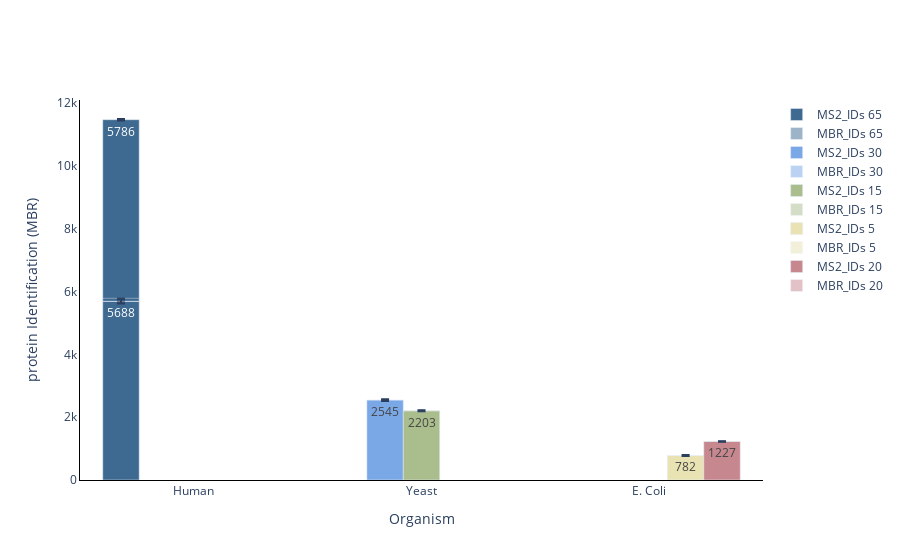

The code cell stored with this chart in its notebook:
### Code cell
display(data_obj["protein_abundance"])
print(saved_settings)
#ID plot(protein and peptides)
plot_options={
            "mean label": "True",
            "error bar": "ci95", #None, stdev, or ci95
            "X Title": "Conditions",
            "Y Title": "protein Identification (MBR)",
            "color": ["#3E6990", "#7aa8e6","#AABD8C", "#E9E3B4", "#C6878F", "#fac8d3","#F39B6D",  "pink",
                  "orange", "brown", "pink", "gray", "olive", "cyan", "black","red",
                  "yellow","green","blue","indigo","violet"],
            "width": 700,
            "height": 450,
            "font": dict(size=16, family="Arial black"),
            "ID mode": "grouped_stacked",#grouped, total, MS2, grouped_stacked, stacked
            "Group By X": "Organism", #ID_Mode does MS2 vs MBR
            "Group By Color": "Amount",#ID_Mode does MS2 vs MBR
            "Group By Stack": "ID_Mode",#ID_Mode does MS2 vs MBR
        }
plot_options["plot_type"] = "1" # 1 is protein, 2 is peptide
figure ,_ ,_ =ID_plots(data_obj, plot_options, saved_settings)
figure.show()

### Figure 1 — Plotly figure (JSON) as saved in the notebook; plotly's stock layout.template omitted (floating-point values rounded to 4 significant figures)
{"data": [{"error_y": {"array": [63.88, 22.11], "type": "data", "visible": true}, "marker": {"color": "#3E6990"}, "name": "MS2_IDs 65", "offsetgroup": "0", "text": ["5688", "5786"], "type": "bar", "x": ["Human", "Human"], "y": [5688.0, 5786.0]}, {"base": [5688.0, 5786.0], "error_y": {"array": [0, 0], "type": "data", "visible": true}, "marker": {"color": "#3E6990"}, "name": "MBR_IDs 65", "offsetgroup": "0", "opacity": 0.5, "text": ["5688", "5786"], "type": "bar", "x": ["Human", "Human"], "y": [0, 0]}, {"error_y": {"array": [26.68], "type": "data", "visible": true}, "marker": {"color": "#7aa8e6"}, "name": "MS2_IDs 30", "offsetgroup": "1", "text": ["2545"], "type": "bar", "x": ["Yeast"], "y": [2545.0]}, {"base": [2545.0], "error_y": {"array": [0], "type": "data", "visible": true}, "marker": {"color": "#7aa8e6"}, "name": "MBR_IDs 30", "offsetgroup": "1", "opacity": 0.5, "text": ["2545"], "type": "bar", "x": ["Yeast"], "y": [0]}, {"error_y": {"array": [17.17], "type": "data", "visible": true}, "marker": {"color": "#AABD8C"}, "name": "MS2_IDs 15", "offsetgroup": "2", "text": ["2203"], "type": "bar", "x": ["Yeast"], "y": [2203.0]}, {"base": [2203.0], "error_y": {"array": [0], "type": "data", "visible": true}, "marker": {"color": "#AABD8C"}, "name": "MBR_IDs 15", "offsetgroup": "2", "opacity": 0.5, "text": ["2203"], "type": "bar", "x": ["Yeast"], "y": [0]}, {"error_y": {"array": [16.1], "type": "data", "visible": true}, "marker": {"color": "#E9E3B4"}, "name": "MS2_IDs 5", "offsetgroup": "3", "text": ["782"], "type": "bar", "x": ["E. Coli"], "y": [782.2]}, {"base": [782.2], "error_y": {"array": [0], "type": "data", "visible": true}, "marker": {"color": "#E9E3B4"}, "name": "MBR_IDs 5", "offsetgroup": "3", "opacity": 0.5, "text": ["782"], "type": "bar", "x": ["E. Coli"], "y": [0]}, {"error_y": {"array": [8.62], "type": "data", "visible": true}, "marker": {"color": "#C6878F"}, "name": "MS2_IDs 20", "offsetgroup": "4", "text": ["1227"], "type": "bar", "x": ["E. Coli"], "y": [1227.0]}, {"base": [1227.0], "error_y": {"array": [0], "type": "data", "visible": true}, "marker": {"color": "#C6878F"}, "name": "MBR_IDs 20", "offsetgroup": "4", "opacity": 0.5, "text": ["1227"], "type": "bar", "x": ["E. Coli"], "y": [0]}], "layout": {"barmode": "group", "paper_bgcolor": "rgba(255, 255, 255, 255)", "plot_bgcolor": "rgba(255, 255, 255, 255)", "xaxis": {"categoryarray": ["Human", "Yeast", "E. Coli"], "categoryorder": "array", "linecolor": "black", "linewidth": 1, "showline": true, "title": {"text": "Organism"}}, "yaxis": {"linecolor": "black", "linewidth": 1, "showline": true, "title": {"text": "protein Identification (MBR)"}}}}
